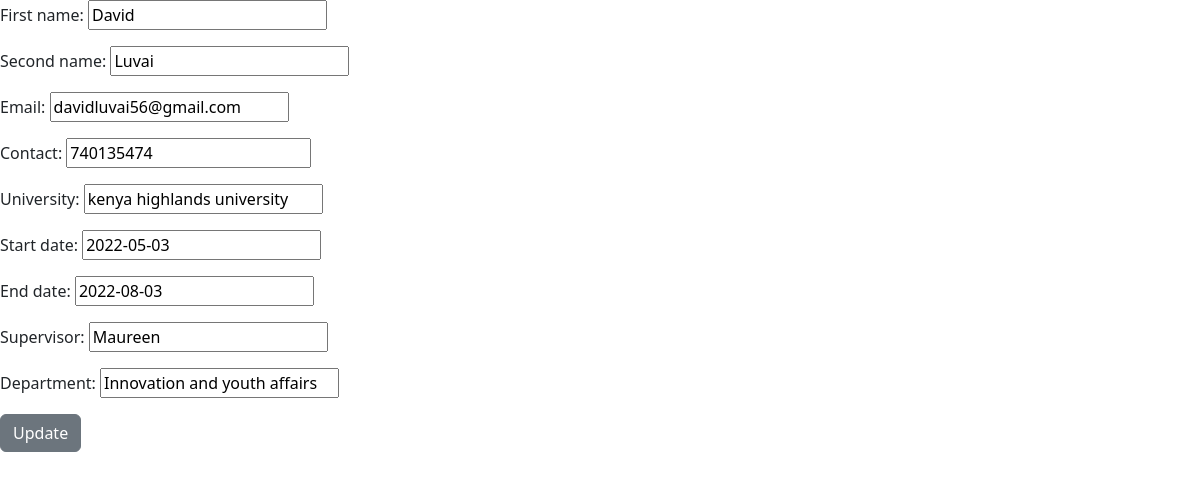
/update/15, run on the app's committed database.
### attachee_reg_form/models.py (models this page shows, shortened)
class Form(models.Model):
    first_name=models.CharField(max_length=255)
    second_name=models.CharField(max_length=255)
    email=models.CharField(max_length=255, default="mail")
    contact=models.BigIntegerField(null=False, default='070000000')
    university =models.CharField(max_length=255, default='university')
    start_date=models.DateField(null=False, default='2022-01-01')
    end_date=models.DateField(null=False, default='2022-03-30')
    supervisor=models.CharField(max_length=255, default='supervisor')
    department =models.CharField(null=False, default="department", max_length=255)

### attachee_reg_form/views.py (the view)
# urls.py: path('update/<str:pk>', views.updating, name="updating"),
def updating(request,pk):
    mt_form = Form.objects.get(id=pk)
    form = UpdateForm(request.POST or None, instance=mt_form)
    if form.is_valid():
        form.save()
        messages.success(request, ("data has been updated.Check it out!!"))
        return redirect('admin')
    return render(request, 'update.html', {'form': form})

### attachee_reg_form/forms.py
class UpdateForm(forms.ModelForm):
    class Meta:
        model= Form
        fields ='__all__'

### attachee_reg_form/templates/update.html (shortened to what this page needs)
<!DOCTYPE html>
<html lang="en">
<head>
    <link href="https://cdn.jsdelivr.net/npm/bootstrap@5.2.0-beta1/dist/css/bootstrap.min.css" rel="stylesheet">
</head>
<body>
    <div class="update">
        <form  method="post">
            {{form.as_p}}
            <button type="submit" class="btn btn-secondary">Update</button>
        </form>
    </div>
</body>
</html>

### data on the page
Form: first_name "David", second_name "Luvai", email "davidluvai56@gmail.com", contact "740135474", university "kenya highlands university", start_date "2022-05-03", end_date "2022-08-03", supervisor "Maureen", department "Innovation and youth affairs"
